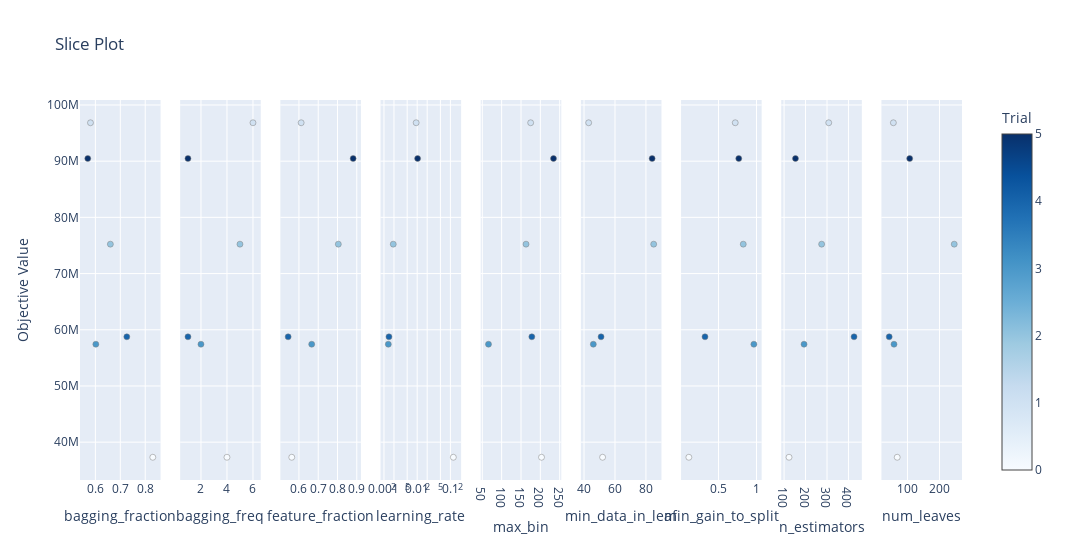

Source (notebook cell):
### Code cell
optuna.visualization.plot_slice(study)

### Figure 1 — Plotly figure (JSON) as saved in the notebook; plotly's stock layout.template omitted (floating-point values rounded to 4 significant figures)
{"data": [{"marker": {"color": [0, 1, 2, 3, 4, 5], "colorbar": {"title": {"text": "Trial"}, "x": 1, "xpad": 40}, "colorscale": [[0, "rgb(247,251,255)"], [0.125, "rgb(222,235,247)"], [0.25, "rgb(198,219,239)"], [0.375, "rgb(158,202,225)"], [0.5, "rgb(107,174,214)"], [0.625, "rgb(66,146,198)"], [0.75, "rgb(33,113,181)"], [0.875, "rgb(8,81,156)"], [1, "rgb(8,48,107)"]], "line": {"color": "Grey", "width": 0.5}, "showscale": true}, "mode": "markers", "name": "Feasible Trial", "showlegend": false, "type": "scatter", "x": [0.8303, 0.5804, 0.6601, 0.6019, 0.7261, 0.5695], "xaxis": "x", "y": [37310000.0, 96838000, 75230000.0, 57428000, 58750000.0, 90470000.0], "yaxis": "y"}, {"marker": {"color": [0, 1, 2, 3, 4, 5], "colorbar": {"title": {"text": "Trial"}, "x": 1, "xpad": 40}, "colorscale": [[0, "rgb(247,251,255)"], [0.125, "rgb(222,235,247)"], [0.25, "rgb(198,219,239)"], [0.375, "rgb(158,202,225)"], [0.5, "rgb(107,174,214)"], [0.625, "rgb(66,146,198)"], [0.75, "rgb(33,113,181)"], [0.875, "rgb(8,81,156)"], [1, "rgb(8,48,107)"]], "line": {"color": "Grey", "width": 0.5}, "showscale": false}, "mode": "markers", "name": "Feasible Trial", "showlegend": false, "type": "scatter", "x": [4, 6, 5, 2, 1, 1], "xaxis": "x2", "y": [37310000.0, 96838000, 75230000.0, 57428000, 58750000.0, 90470000.0], "yaxis": "y2"}, {"marker": {"color": [0, 1, 2, 3, 4, 5], "colorbar": {"title": {"text": "Trial"}, "x": 1, "xpad": 40}, "colorscale": [[0, "rgb(247,251,255)"], [0.125, "rgb(222,235,247)"], [0.25, "rgb(198,219,239)"], [0.375, "rgb(158,202,225)"], [0.5, "rgb(107,174,214)"], [0.625, "rgb(66,146,198)"], [0.75, "rgb(33,113,181)"], [0.875, "rgb(8,81,156)"], [1, "rgb(8,48,107)"]], "line": {"color": "Grey", "width": 0.5}, "showscale": false}, "mode": "markers", "name": "Feasible Trial", "showlegend": false, "type": "scatter", "x": [0.5628, 0.6115, 0.8042, 0.6662, 0.5439, 0.8812], "xaxis": "x3", "y": [37310000.0, 96838000, 75230000.0, 57428000, 58750000.0, 90470000.0], "yaxis": "y3"}, {"marker": {"color": [0, 1, 2, 3, 4, 5], "colorbar": {"title": {"text": "Trial"}, "x": 1, "xpad": 40}, "colorscale": [[0, "rgb(247,251,255)"], [0.125, "rgb(222,235,247)"], [0.25, "rgb(198,219,239)"], [0.375, "rgb(158,202,225)"], [0.5, "rgb(107,174,214)"], [0.625, "rgb(66,146,198)"], [0.75, "rgb(33,113,181)"], [0.875, "rgb(8,81,156)"], [1, "rgb(8,48,107)"]], "line": {"color": "Grey", "width": 0.5}, "showscale": false}, "mode": "markers", "name": "Feasible Trial", "showlegend": false, "type": "scatter", "x": [0.1225, 0.009314, 0.001903, 0.001351, 0.001413, 0.01029], "xaxis": "x4", "y": [37310000.0, 96838000, 75230000.0, 57428000, 58750000.0, 90470000.0], "yaxis": "y4"}, {"marker": {"color": [0, 1, 2, 3, 4, 5], "colorbar": {"title": {"text": "Trial"}, "x": 1, "xpad": 40}, "colorscale": [[0, "rgb(247,251,255)"], [0.125, "rgb(222,235,247)"], [0.25, "rgb(198,219,239)"], [0.375, "rgb(158,202,225)"], [0.5, "rgb(107,174,214)"], [0.625, "rgb(66,146,198)"], [0.75, "rgb(33,113,181)"], [0.875, "rgb(8,81,156)"], [1, "rgb(8,48,107)"]], "line": {"color": "Grey", "width": 0.5}, "showscale": false}, "mode": "markers", "name": "Feasible Trial", "showlegend": false, "type": "scatter", "x": [203, 175, 163, 66, 178, 234], "xaxis": "x5", "y": [37310000.0, 96838000, 75230000.0, 57428000, 58750000.0, 90470000.0], "yaxis": "y5"}, {"marker": {"color": [0, 1, 2, 3, 4, 5], "colorbar": {"title": {"text": "Trial"}, "x": 1, "xpad": 40}, "colorscale": [[0, "rgb(247,251,255)"], [0.125, "rgb(222,235,247)"], [0.25, "rgb(198,219,239)"], [0.375, "rgb(158,202,225)"], [0.5, "rgb(107,174,214)"], [0.625, "rgb(66,146,198)"], [0.75, "rgb(33,113,181)"], [0.875, "rgb(8,81,156)"], [1, "rgb(8,48,107)"]], "line": {"color": "Grey", "width": 0.5}, "showscale": false}, "mode": "markers", "name": "Feasible Trial", "showlegend": false, "type": "scatter", "x": [52, 43, 85, 46, 51, 84], "xaxis": "x6", "y": [37310000.0, 96838000, 75230000.0, 57428000, 58750000.0, 90470000.0], "yaxis": "y6"}, {"marker": {"color": [0, 1, 2, 3, 4, 5], "colorbar": {"title": {"text": "Trial"}, "x": 1, "xpad": 40}, "colorscale": [[0, "rgb(247,251,255)"], [0.125, "rgb(222,235,247)"], [0.25, "rgb(198,219,239)"], [0.375, "rgb(158,202,225)"], [0.5, "rgb(107,174,214)"], [0.625, "rgb(66,146,198)"], [0.75, "rgb(33,113,181)"], [0.875, "rgb(8,81,156)"], [1, "rgb(8,48,107)"]], "line": {"color": "Grey", "width": 0.5}, "showscale": false}, "mode": "markers", "name": "Feasible Trial", "showlegend": false, "type": "scatter", "x": [0.1105, 0.72, 0.8254, 0.9648, 0.3226, 0.7664], "xaxis": "x7", "y": [37310000.0, 96838000, 75230000.0, 57428000, 58750000.0, 90470000.0], "yaxis": "y7"}, {"marker": {"color": [0, 1, 2, 3, 4, 5], "colorbar": {"title": {"text": "Trial"}, "x": 1, "xpad": 40}, "colorscale": [[0, "rgb(247,251,255)"], [0.125, "rgb(222,235,247)"], [0.25, "rgb(198,219,239)"], [0.375, "rgb(158,202,225)"], [0.5, "rgb(107,174,214)"], [0.625, "rgb(66,146,198)"], [0.75, "rgb(33,113,181)"], [0.875, "rgb(8,81,156)"], [1, "rgb(8,48,107)"]], "line": {"color": "Grey", "width": 0.5}, "showscale": false}, "mode": "markers", "name": "Feasible Trial", "showlegend": false, "type": "scatter", "x": [123, 308, 275, 193, 426, 153], "xaxis": "x8", "y": [37310000.0, 96838000, 75230000.0, 57428000, 58750000.0, 90470000.0], "yaxis": "y8"}, {"marker": {"color": [0, 1, 2, 3, 4, 5], "colorbar": {"title": {"text": "Trial"}, "x": 1, "xpad": 40}, "colorscale": [[0, "rgb(247,251,255)"], [0.125, "rgb(222,235,247)"], [0.25, "rgb(198,219,239)"], [0.375, "rgb(158,202,225)"], [0.5, "rgb(107,174,214)"], [0.625, "rgb(66,146,198)"], [0.75, "rgb(33,113,181)"], [0.875, "rgb(8,81,156)"], [1, "rgb(8,48,107)"]], "line": {"color": "Grey", "width": 0.5}, "showscale": false}, "mode": "markers", "name": "Feasible Trial", "showlegend": false, "type": "scatter", "x": [68, 56, 246, 58, 43, 107], "xaxis": "x9", "y": [37310000.0, 96838000, 75230000.0, 57428000, 58750000.0, 90470000.0], "yaxis": "y9"}], "layout": {"title": {"text": "Slice Plot"}, "width": 2700, "xaxis": {"anchor": "y", "domain": [0, 0.09136], "title": {"text": "bagging_fraction"}}, "xaxis2": {"anchor": "y2", "domain": [0.1136, 0.2049], "title": {"text": "bagging_freq"}}, "xaxis3": {"anchor": "y3", "domain": [0.2272, 0.3185], "title": {"text": "feature_fraction"}}, "xaxis4": {"anchor": "y4", "domain": [0.3407, 0.4321], "title": {"text": "learning_rate"}, "type": "log"}, "xaxis5": {"anchor": "y5", "domain": [0.4543, 0.5457], "title": {"text": "max_bin"}}, "xaxis6": {"anchor": "y6", "domain": [0.5679, 0.6593], "title": {"text": "min_data_in_leaf"}}, "xaxis7": {"anchor": "y7", "domain": [0.6815, 0.7728], "title": {"text": "min_gain_to_split"}}, "xaxis8": {"anchor": "y8", "domain": [0.7951, 0.8864], "title": {"text": "n_estimators"}}, "xaxis9": {"anchor": "y9", "domain": [0.9086, 1], "title": {"text": "num_leaves"}}, "yaxis": {"anchor": "x", "domain": [0, 1], "title": {"text": "Objective Value"}}, "yaxis2": {"anchor": "x2", "domain": [0, 1], "matches": "y", "showticklabels": false}, "yaxis3": {"anchor": "x3", "domain": [0, 1], "matches": "y", "showticklabels": false}, "yaxis4": {"anchor": "x4", "domain": [0, 1], "matches": "y", "showticklabels": false}, "yaxis5": {"anchor": "x5", "domain": [0, 1], "matches": "y", "showticklabels": false}, "yaxis6": {"anchor": "x6", "domain": [0, 1], "matches": "y", "showticklabels": false}, "yaxis7": {"anchor": "x7", "domain": [0, 1], "matches": "y", "showticklabels": false}, "yaxis8": {"anchor": "x8", "domain": [0, 1], "matches": "y", "showticklabels": false}, "yaxis9": {"anchor": "x9", "domain": [0, 1], "matches": "y", "showticklabels": false}}}
